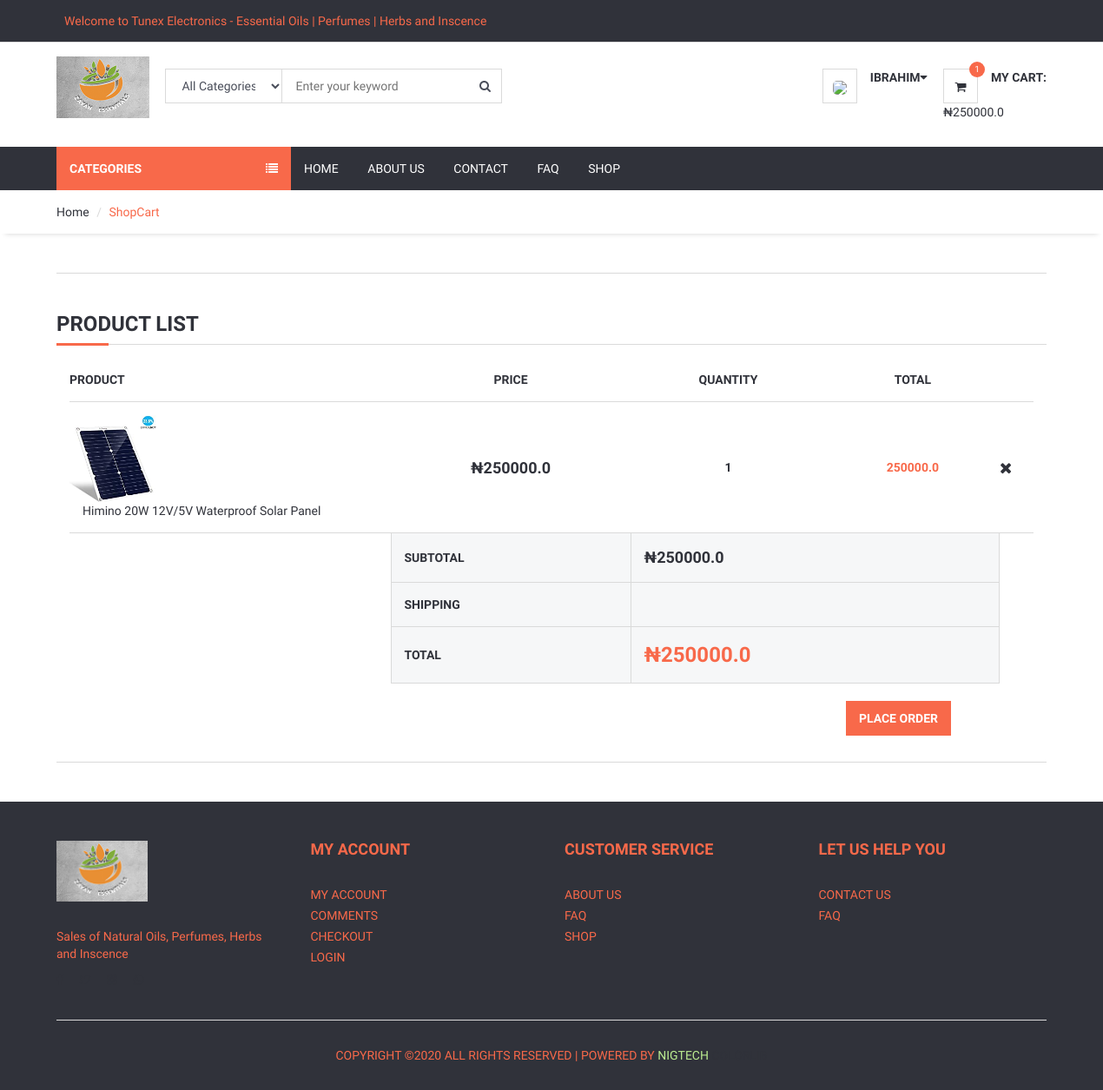
The page /shopcart/ (signed in) on the database its author committed.
### home/models.py (models this page shows, shortened)
class Setting(models.Model):
	STATUS = (
		('True', 'True'),
		('False', 'False'),
	)
	title = models.CharField(max_length=150)
	keywords = models.CharField(max_length=350)
	description = models.CharField(max_length=350)
	address = models.CharField(blank=True, max_length=150)
	company = models.CharField(blank=True, max_length=150)
	phone = models.CharField(blank=True, max_length=15)
	fax = models.CharField(blank=True, max_length=20)
	email = models.CharField(blank=True, max_length=50)
	smtpserver = models.CharField(blank=True, max_length=50)
	smtpemail = models.CharField(blank=True, max_length=50)
	smtppassword = models.CharField(blank=True, max_length=50)
	smtpport = models.CharField(blank=True, max_length=50)
	icon = models.ImageField(blank=True)
	facebook = models.CharField(blank=True, max_length=50)
	instagram = models.CharField(blank=True, max_length=50)
	twitter = models.CharField(blank=True, max_length=50)
	aboutus = RichTextUploadingField(blank=True)
	contact = RichTextUploadingField(blank=True)
	references = RichTextUploadingField(blank=True)
	status = models.CharField(max_length=10, choices=STATUS)
	create_at = models.DateTimeField(auto_now_add=True)
	updated_at = models.DateTimeField(auto_now_add=True)

### order/models.py (models this page shows, shortened)
class ShopCart(models.Model):
	user = models.ForeignKey(User, on_delete=models.SET_NULL, null=True)
	product = models.ForeignKey(Product, on_delete=models.SET_NULL, null=True)
	quantity = models.IntegerField()
	@property
	def amount(self):
		return (self.quantity * self.product.price)

### product/models.py (models this page shows, shortened)
class Product(models.Model):
    STATUS = (
        ('True', 'True'),
        ('False', 'False')
)
    category = models.ForeignKey(Category, on_delete=models.CASCADE)
    title = models.CharField(max_length=300)
    keyword= models.CharField(max_length=300)
    description = models.CharField(max_length=300)
    image = models.ImageField()
    status = models.CharField(max_length=50, choices=STATUS)
    price = models.FloatField()
    amount = models.IntegerField()
    minamount = models.IntegerField()
    detail = RichTextUploadingField()
    slug = models.SlugField(null=False, unique=True)
    create_at = models.DateTimeField(auto_now_add=True)
    updated_at = models.DateTimeField(auto_now_add=True)
    def __str__(self):
        return self.title
    def image_tag(self):
        return mark_safe('<img src="{}" height="50"/>'.format(self.image.url))
    image_tag.short_description = 'Image'

### order/views.py (the view)
# urls.py: path('shopcart/', OrderViews.shopcart, name='shopcart'),
def shopcart(request):
	setting = Setting.objects.get(pk=1)
	category = Category.objects.all()
	current_user = request.user
	shopcart = ShopCart.objects.filter(user_id=current_user.id)
	subtotal=0
	for rs in shopcart:
		subtotal += rs.product.price * rs.quantity
	total=0
	for rs in shopcart:
		total += rs.product.price * rs.quantity
	added=0
	for rs in shopcart:
		added +=  rs.quantity
	context = {
		'shopcart':shopcart,
		'category':category,
		'total':total,
		'added':added,
		'subtotal': subtotal,
		'setting': setting
		}
	return render(request, 'shopcart_products.html', context)

### order/templates/shopcart_products.html (shortened to what this page needs)
<!DOCTYPE html>
<html lang="en">
<head>
	{% load static %}
	<link type="text/css" rel="stylesheet" href="{% static 'css/bootstrap.min.css' %}" />
	<link type="text/css" rel="stylesheet" href="{% static 'css/slick.css' %}" />
	<link type="text/css" rel="stylesheet" href="{% static 'css/slick-theme.css' %}" />
	<link type="text/css" rel="stylesheet" href="{% static 'css/nouislider.min.css' %}" />
	<link rel="stylesheet" href="{% static 'css/font-awesome.min.css' %}">
	<link type="text/css" rel="stylesheet" href="{% static 'css/style.css' %}" />
	<link rel="stylesheet" href="https://ajax.googleapis.com/ajax/libs/jqueryui/1.11.4/themes/smoothness/jquery-ui.css">
</head>
<body>
	<header>
		<div id="top-header" style="background-color: #30323a">
			<div class="container">
				<div>
					<marquee><p style="color:  #f8694a; font-size: 14px; margin: 9px">Welcome to {{setting.title}} - Essential Oils | Perfumes | Herbs and Inscence </p></marquee>
				</div>
			</div>
		</div>
		<div id="header">
			<div class="container">
				<div class="pull-left">
					<div class="header-logo">
						<a class="logo" href="/">
							<img src="{% static './img/bt3.png' %}" alt="">
						</a>
					</div>
					<div class="header-search">
						<form action="/search/" method="post">
							<input id="query" name="query" class="input search-input" type="text" placeholder="Enter your keyword">
							<select name="catid" class="input search-categories">
								<option value="0">All Categories</option>
								{% load mptt_tags %}
							</select>
							<button class="search-btn"><i class="fa fa-search"></i></button>
						</form>
					</div>
				</div>
				<div class="pull-right">
					<ul class="header-btns">
						<li class="header-account dropdown default-dropdown">
							{% if user.id is not None %}
								<div class="dropdown-toggle" role="button" data-toggle="dropdown" aria-expanded="true">
									<div class="header-btns-icon">
										<img src="{{request.session.userimage}}" style="height: 40px; border-radius: 30%">
									</div>
									<strong class="text-uppercase">{{user.first_name}}<i class="fa fa-caret-down"></i></strong>
								</div>
							{% else %}
							<a href="/login" class="text-uppercase">Login</a> / <a href="/signup" class="text-uppercase">Sign-Up</a>
							{% endif %}
						</li>
						<li class="header-cart dropdown default-dropdown">
							<a class="dropdown-toggle" data-toggle="dropdown" aria-expanded="true">
								<div class="header-btns-icon">
									<i class="fa fa-shopping-cart"></i>
									<span class="qty">{{ added }}</span>
								</div>
								<strong class="text-uppercase">My Cart:</strong>
								<br>
								<span>₦{{ total }}</span>
							</a>
						</li>
					</ul>
				</div>
			</div>
		</div>
	</header>
	<div id="navigation">
		<div class="container">
			<div id="responsive-nav">
				<div class="category-nav show-on-click">
					<span class="category-header">Categories <i class="fa fa-list"></i></span>
					{% load mptt_tags %}
				</div>
				<div class="menu-nav">
					<ul class="menu-list">
						<li><a href="/">Home</a></li>
						<li><a href="/about">About Us</a></li>
						<li><a href="/contact">Contact</a></li>
						<li><a href="/faq">Faq</a></li>
						<li><a href="/product">Shop</a></li>
					</ul>
				</div>
			</div>
		</div>
	</div>
	<div id="breadcrumb">
		<div class="container">
			<ul class="breadcrumb">
				<li><a href="/">Home</a></li>
				<li class="active">ShopCart</li>
			</ul>
		</div>
	</div>
	<div class="section">
		<div class="container">
					<div id="store">
						<div class="row">
					<div class="col-md-12">
						<div class="order-summary clearfix">
							<div class="section-title">
								<h3 class="title">Product List</h3>
							</div>
						<div class="col-md-12 col-sm-6 col-xs-6">
							<table class="shopping-cart-table table col-md-12 col-sm-6 col-xs-6">
								<thead>
									<tr>
										<th>Product</th>
										<th class="text-center">Price</th>
										<th class="text-center">Quantity</th>
										<th class="text-center">Total</th>
										<th></th>
									</tr>
								</thead>
								<tbody>
									{% for rs in shopcart %}
									<tr>
										<td class="thumb"><img src="{{ rs.product.image.url }}" alt="" style="height: 100px; width: 100px">
										<ul>
											<li class="col-md-12 col-sm-6 col-xs-6">
												<a href="/product/{{rs.product.id}}/{{rs.product.slug}}">{{ rs.product }}</a>
											</li>
										</ul>
									</td>
										<td class="price text-center"><strong>₦{{ rs.product.price }}</strong><br></td>
										<td class="qty text-center"><strong>{{rs.quantity}}</strong></td>
										<td class="qty text-center"><strong class="primary-color">{{rs.amount}}</strong></td>
										<td class="total"><a href="/order/deletefromcart/{{ rs.id }}" onclick="return confirm('item will be removed from cart')"><i class="fa fa-close"></i></a></td>
									</tr>
									{% endfor %}
								</tbody>
								<tfoot>
									<tr>
										<th class="empty col-sm-4 col-xs-4" ></th>
										<th>SUBTOTAL</th>
										<th colspan="2" class="sub-total">₦{{subtotal}}</th>
									</tr>
									<tr>
										<th class="empty"></th>
										<th>SHIPPING</th>
										<th colspan="2">{{ shipping }}</th>
									</tr>
									<tr>
										<th class="empty"></th>
										<th>TOTAL</th>
										<th colspan="2" class="total">₦{{total }}</th>
									</tr>
								</tfoot>
							</table>
						</div>
							<div class="col-md-11">
							<div class="pull-right">
								<a href="/order/orderproduct" class="primary-btn">Place Order</a>
							</div>
							</div>
						</div>
					</div>
				</div>
			</div>
		</div>
	</div>
	<footer id="footer" class="section section-grey" style="background-color: #30323a; color: #f8694a">
		<div class="container">
			<div class="row"  style="color: #f8694a">
				<div class="col-md-3 col-sm-6 col-xs-6">
					<div class="footer">
						<div class="footer-logo">
							<a class="logo" href="/">
		            <img src="{% static './img/bt3.png' %}" alt="">
		          </a>
						</div>
						<p style="color: #f8694a">Sales of Natural Oils, Perfumes, Herbs and Inscence</p>
						<ul class="footer-social">
							<li><a href="#"><i class="fa fa-facebook"></i></a></li>
							<li><a href="#"><i class="fa fa-twitter"></i></a></li>
							<li><a href="#"><i class="fa fa-instagram"></i></a></li>
							<li><a href="#"><i class="fa fa-whatsapp"></i></a></li>
						</ul>
					</div>
				</div>
				<div class="col-md-3 col-sm-6 col-xs-6">
					<div class="footer">
						<h3 class="footer-header"  style="color: #f8694a">My Account</h3>
						<ul class="list-links">
							<li><a href="/user"  style="color: #f8694a">My Account</a></li>
							<li><a href="/user/comments"  style="color: #f8694a">Comments</a></li>
							<li><a href="#"  style="color: #f8694a">Checkout</a></li>
							<li><a href="/login"  style="color: #f8694a">Login</a></li>
						</ul>
					</div>
				</div>
				<div class="col-md-3 col-sm-6 col-xs-6">
					<div class="footer">
						<h3 class="footer-header"  style="color: #f8694a">Customer Service</h3>
						<ul class="list-links">
							<li><a href="/about"  style="color: #f8694a">About Us</a></li>
							<li><a href="/faq"  style="color: #f8694a">FAQ</a></li>
							<li><a href="/product" style="color: #f8694a">Shop</a></li>
						</ul>
					</div>
				</div>
				<div class="col-md-3 col-sm-6 col-xs-6">
					<div class="footer">
						<h3 class="footer-header"  style="color: #f8694a">Let Us Help You</h3>
						<ul class="list-links">
							<li><a href="/contact"  style="color: #f8694a">Contact Us</a></li>
							<li><a href="/faq"  style="color: #f8694a">FAQ</a></li>
						</ul>
					</div>
				</div>
			</div>
			<hr>
			<div class="row">
				<div class="col-md-8 col-md-offset-2 text-center">
					<div class="footer-copyright">
						Copyright &copy;<script>document.write(new Date().getFullYear());</script> All rights reserved | Powered by </i><a href="https://nigtech.net" style="color: #BCED91"> NigTecH </a><a href="https://colorlib.com" target="_blank " style="color: #30323a">Colorlib</a>
					</div>
				</div>
			</div>
		</div>
	</footer>
</body>
</html>

### rows shown on the page
Setting: title "Tunex Electronics"
ShopCart: product.image (picture), product "Himino 20W 12V/5V Waterproof Solar Panel", product.price "250000.0", quantity "1", amount "250000.0"

### other values the page prints
{{ user.first_name }} "IBRAHIM"
{{ added }} "1"
{{ total }} "250000.0"
{{ subtotal }} "250000.0"
